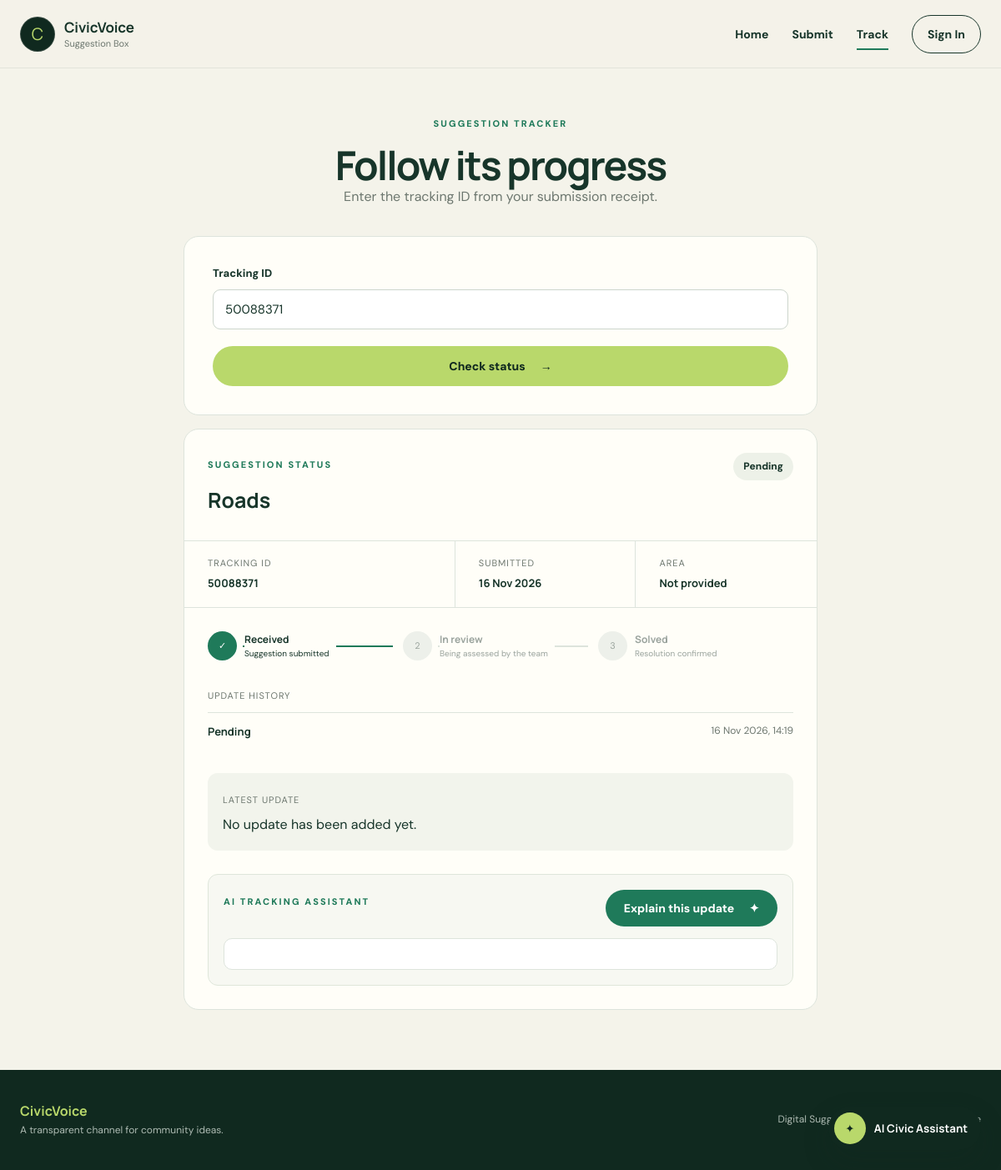
/track?tracking_id=50088371, run on the app's committed database.
### app/models.py (models this page shows)
class Suggestion(db.Model):
    id = db.Column(db.Integer, primary_key=True)
    tracking_id = db.Column(
        db.String(8),
        unique=True,
        nullable=False,
        default=lambda: f"{secrets.randbelow(100_000_000):08d}"
    )
    name = db.Column(db.String(100), nullable=False)
    title = db.Column(db.String(150), nullable=True)
    category = db.Column(db.String(100), nullable=False)
    description = db.Column(db.Text, nullable=False)
    status = db.Column(
        db.String(30),
        default="Received",
        nullable=False
    )
    ward = db.Column(db.String(100), nullable=True)
    officer_remark = db.Column(db.Text, nullable=True)
    photo_filename = db.Column(db.String(255), nullable=True)
    ai_priority = db.Column(db.String(20), nullable=True)
    ai_priority_reason = db.Column(db.Text, nullable=True)
    ai_priority_provider = db.Column(db.String(30), nullable=True)
    created_at = db.Column(
        db.DateTime,
        default=datetime.utcnow
    )

class StatusHistory(db.Model):
    id = db.Column(db.Integer, primary_key=True)
    suggestion_id = db.Column(
        db.Integer,
        db.ForeignKey("suggestion.id", ondelete="CASCADE"),
        nullable=False
    )
    status = db.Column(db.String(30), nullable=False)
    remark = db.Column(db.Text, nullable=True)
    changed_by = db.Column(
        db.Integer,
        db.ForeignKey("user.id", ondelete="SET NULL"),
        nullable=True
    )
    created_at = db.Column(
        db.DateTime,
        default=datetime.utcnow
    )

### app/routes.py (the view)
    @app.route("/track")
    def track_suggestion():
        tracking_id = request.args.get("tracking_id", "").strip()
        suggestion = None
        error = None
        if tracking_id:
            tracking_id = normalize_tracking_id(tracking_id)
            if tracking_id is None:
                error = "Enter a valid tracking ID."
            else:
                suggestion = Suggestion.query.filter_by(
                    tracking_id=tracking_id
                ).first()
                if suggestion is None:
                    error = "No suggestion was found with that tracking ID."
        return render_template(
            "track.html",
            tracking_id=tracking_id,
            suggestion=suggestion,
            status_history=(
                StatusHistory.query.filter_by(
                    suggestion_id=suggestion.id
                ).order_by(StatusHistory.created_at.asc()).all()
                if suggestion else []
            ),
            error=error
        )

### app/routes.py (called while the page is built)
def normalize_tracking_id(tracking_id):
    tracking_id = tracking_id.strip()
    if re.fullmatch(r"\d{8}", tracking_id):
        return tracking_id
    try:
        return str(uuid.UUID(tracking_id))
    except (ValueError, AttributeError):
        return None

### app/templates/track.html (shortened to what this page needs)
{% extends "base.html" %}
{% block content %}
<div class="content-header">
    <span class="eyebrow">Suggestion tracker</span>
    <h1>Follow its progress</h1>
    <p>Enter the tracking ID from your submission receipt.</p>
</div>
<section class="track-layout">
    <div class="form-card track-search">
        <form method="GET" action="{{ url_for('track_suggestion') }}" class="modern-form">
            <div class="field">
                <label for="tracking_id">Tracking ID</label>
                <input type="text" id="tracking_id" name="tracking_id" value="{{ tracking_id }}" placeholder="Enter 8-digit ID" inputmode="numeric" pattern="[0-9]{8}" required>
            </div>
            <button type="submit" class="btn btn-primary btn-full">Check status <span>→</span></button>
        </form>
    </div>
    {% if suggestion %}
        <div class="status-card">
            <div class="status-card-head">
                <div>
                    <span class="eyebrow">Suggestion status</span>
                    <h2>{{ suggestion.category }}</h2>
                </div>
                <span class="status-pill status-{{ suggestion.status|lower|replace(' ', '-') }}">{{ suggestion.status }}</span>
            </div>
            <div class="tracking-details">
                <div><span>Tracking ID</span><strong class="tracking-code">{{ suggestion.tracking_id }}</strong></div>
                <div><span>Submitted</span><strong>{{ suggestion.created_at.strftime("%d %b %Y") }}</strong></div>
                <div><span>Area</span><strong>{{ suggestion.ward or "Not provided" }}</strong></div>
            </div>
            <div class="timeline">
                <div class="timeline-step complete"><span>✓</span><div><strong>Received</strong><small>Suggestion submitted</small></div></div>
                <div class="timeline-step {% if suggestion.status in ['In Progress','Solved'] %}complete{% endif %}"><span>{% if suggestion.status in ['In Progress','Solved'] %}✓{% else %}2{% endif %}</span><div><strong>In review</strong><small>Being assessed by the team</small></div></div>
                <div class="timeline-step {% if suggestion.status == 'Solved' %}complete{% endif %}"><span>{% if suggestion.status == 'Solved' %}✓{% else %}3{% endif %}</span><div><strong>Solved</strong><small>Resolution confirmed</small></div></div>
            </div>
            {% if status_history %}
            <div class="status-history">
                <span>Update history</span>
                <ol>
                    {% for update in status_history %}
                    <li>
                        <strong>{{ update.status }}</strong>
                        <time>{{ update.created_at.strftime("%d %b %Y, %H:%M") }}</time>
                    </li>
                    {% endfor %}
                </ol>
            </div>
            {% endif %}
            <div class="officer-update">
                <span>Latest update</span>
                <p>{{ suggestion.officer_remark or "No update has been added yet." }}</p>
            </div>
            <div class="tracking-ai-card" id="tracking-ai-card">
                <div>
                    <span class="eyebrow">AI tracking assistant</span>
                    <button type="button" class="btn ai-tracking-button" id="ai-tracking-button">
                        Explain this update <span>✦</span>
                    </button>
                </div>
                <div class="ai-tracking-result" id="ai-tracking-result" aria-live="polite" hidden>
                </div>
            </div>
        </div>
    {% endif %}
</section>
{% endblock %}

### data on the page
Suggestion: category "Roads", status "Pending", tracking_id "50088371", created_at "16 Nov 2026", ward "Not provided", officer_remark "No update has been added yet."
StatusHistory: status "Pending", created_at "16 Nov 2026, 14:19"
